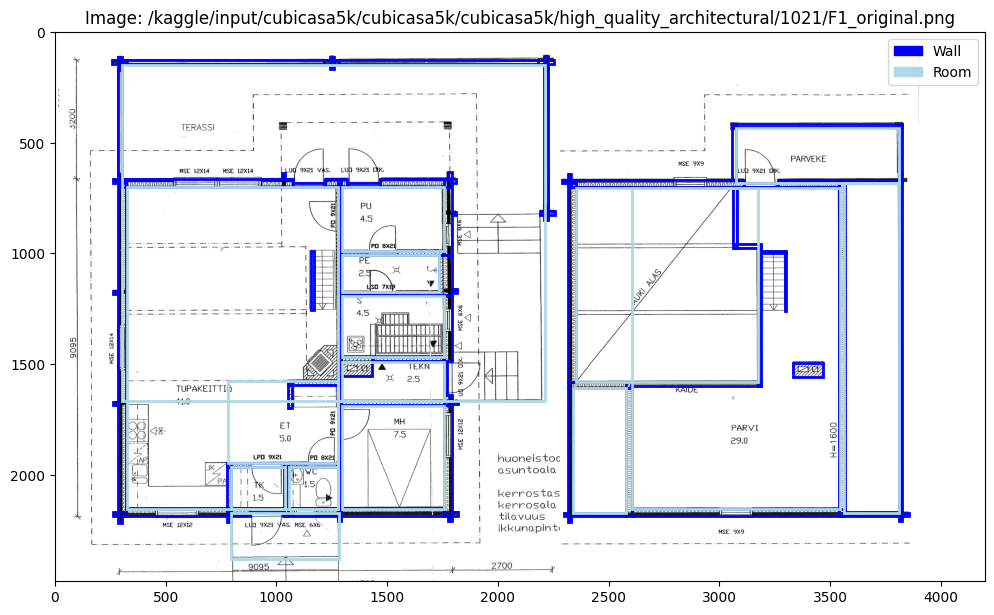
#> input picture AI/ref/floorplan-detection-main/floorplan-detection-main/examples/image.png, 994 x 615 px
$ python unified_detector.py ref/floorplan-detection-main/floorplan-detection-main/examples/image.png out.png
#> lines starting #> are read from the running program, lines starting #| are printed output that depends on the picture; after the words box and inside, x2 and y2 are one past the last pixel; in counts of white or black regions, pixels touching at a corner belong together
"""
Unified Floor Plan Detection Pipeline

Combines multiple detection methods for maximum accuracy:
- Roboflow: Doors, Windows (ML-based)
- OpenCV: Walls (Hough lines), Rooms (contours)
- Tesseract: Room names/numbers (OCR)

Output: Navigation graph with named nodes
"""

import cv2
import numpy as np
from typing import List, Dict, Tuple, Optional
import json
import os
import sys

# Add parent directory for imports
sys.path.insert(0, os.path.dirname(os.path.dirname(os.path.abspath(__file__))))

try:
    import pytesseract
    # Set Tesseract path for Windows
    tesseract_paths = [
        r'C:\Program Files\Tesseract-OCR\tesseract.exe',
        r'C:\Program Files (x86)\Tesseract-OCR\tesseract.exe',
    ]
    for path in tesseract_paths:
        if os.path.exists(path):
            pytesseract.pytesseract.tesseract_cmd = path
            break
except ImportError:
    pytesseract = None
    print("Warning: pytesseract not installed. OCR will be disabled.")


class FloorPlanDetector:
    """
    Unified floor plan detection combining ML and traditional CV.
    """

    def __init__(self, roboflow_api_key: str = None, roboflow_model_id: str = None):
        self.roboflow_api_key = roboflow_api_key
        self.roboflow_model_id = roboflow_model_id

    def detect_all(self, image: np.ndarray) -> Dict:
        """
        Run complete detection pipeline on a floor plan image.

        Returns:
            Dict with walls, rooms, doors, windows, stairs, hallways, and texts
        """
        img_h, img_w = image.shape[:2]
        gray = cv2.cvtColor(image, cv2.COLOR_BGR2GRAY) if len(image.shape) == 3 else image

        # Preprocess
        processed = self._preprocess(gray)

        # Detect elements
        walls = self._detect_walls(processed)
        rooms = self._detect_rooms(processed, walls, img_w, img_h)
        doors = self._detect_doors(processed, walls)
        hallways = self._detect_hallways(processed)
        stairs = self._detect_stairs(processed)

        # OCR for room names
        texts = self._extract_text(image)

        # Associate text with rooms
        rooms = self._associate_text_with_rooms(rooms, texts)

        return {
            "walls": walls,
            "rooms": rooms,
            "doors": doors,
            "hallways": hallways,
            "stairs": stairs,
            "texts": texts,
            "imageSize": {"width": img_w, "height": img_h}
        }

    def _preprocess(self, gray: np.ndarray) -> np.ndarray:
        """Preprocess image for detection."""
        # Denoise
        denoised = cv2.fastNlMeansDenoising(gray, None, 10, 7, 21)

        # Adaptive threshold for better line detection
        binary = cv2.adaptiveThreshold(
            denoised, 255, cv2.ADAPTIVE_THRESH_GAUSSIAN_C,
            cv2.THRESH_BINARY_INV, 11, 2
        )

        return binary

    def _detect_walls(self, binary: np.ndarray) -> List[Dict]:
        """Detect walls using Hough Line Transform."""
        # Detect lines
        lines = cv2.HoughLinesP(
            binary, rho=1, theta=np.pi/180, threshold=50,
            minLineLength=30, maxLineGap=10
        )

        walls = []
        if lines is not None:
            for i, line in enumerate(lines):
                x1, y1, x2, y2 = line[0]
                length = np.sqrt((x2-x1)**2 + (y2-y1)**2)

                # Filter short lines
                if length < 20:
                    continue

                walls.append({
                    "id": f"wall_{i+1}",
                    "position": {
                        "start": {"x": float(x1), "y": float(y1)},
                        "end": {"x": float(x2), "y": float(y2)}
                    },
                    "length": float(length),
                    "type": "wall"
                })

        return walls

    def _detect_rooms(self, binary: np.ndarray, walls: List[Dict],
                      img_w: int, img_h: int) -> List[Dict]:
        """Detect rooms as enclosed contours."""
        # Close gaps in walls
        kernel = cv2.getStructuringElement(cv2.MORPH_RECT, (5, 5))
        closed = cv2.morphologyEx(binary, cv2.MORPH_CLOSE, kernel, iterations=2)

        # Invert to find enclosed spaces
        inverted = cv2.bitwise_not(closed)

        # Find contours (rooms are enclosed spaces)
        contours, hierarchy = cv2.findContours(
            inverted, cv2.RETR_TREE, cv2.CHAIN_APPROX_SIMPLE
        )

        rooms = []
        total_area = img_w * img_h
        min_room_area = total_area * 0.002   # Min 0.2% of image (increased from 0.1%)
        max_room_area = total_area * 0.15    # Max 15% of image (reduced from 50%)

        for i, contour in enumerate(contours):
            area = cv2.contourArea(contour)

            # Filter by area - exclude very small and very large (building outline)
            if area < min_room_area or area > max_room_area:
                continue

            # Get bounding box
            x, y, w, h = cv2.boundingRect(contour)

            # Filter very thin rectangles (likely corridors, not rooms)
            aspect_ratio = max(w, h) / min(w, h) if min(w, h) > 0 else 999
            if aspect_ratio > 4:  # Reduced from 5 - stricter filtering
                continue

            # Filter by solidity (ratio of contour area to convex hull area)
            hull = cv2.convexHull(contour)
            hull_area = cv2.contourArea(hull)
            solidity = area / hull_area if hull_area > 0 else 0
            if solidity < 0.5:  # Rooms should be fairly solid shapes
                continue

            # Calculate center
            M = cv2.moments(contour)
            if M["m00"] > 0:
                cx = int(M["m10"] / M["m00"])
                cy = int(M["m01"] / M["m00"])
            else:
                cx, cy = x + w // 2, y + h // 2

            rooms.append({
                "id": f"room_{i+1}",
                "name": f"Room {len(rooms)+1}",  # Will be updated by OCR
                "position": {
                    "start": {"x": float(x), "y": float(y)},
                    "end": {"x": float(x + w), "y": float(y + h)}
                },
                "center": {"x": float(cx), "y": float(cy)},
                "area": float(area),
                "solidity": float(solidity),
                "type": "room"
            })

        return rooms

    def _detect_doors(self, binary: np.ndarray, walls: List[Dict]) -> List[Dict]:
        """Detect doors by finding gaps in walls with arc shapes."""
        doors = []

        # Find small curved contours (door swing arcs)
        contours, _ = cv2.findContours(
            binary, cv2.RETR_EXTERNAL, cv2.CHAIN_APPROX_SIMPLE
        )

        for i, contour in enumerate(contours):
            area = cv2.contourArea(contour)
            perimeter = cv2.arcLength(contour, True)

            if perimeter == 0:
                continue

            circularity = 4 * np.pi * area / (perimeter ** 2)

            # Doors have arc-like shapes (partial circles)
            if 0.1 < circularity < 0.7 and 100 < area < 5000:
                x, y, w, h = cv2.boundingRect(contour)

                # Check if near a wall gap
                cx, cy = x + w // 2, y + h // 2

                doors.append({
                    "id": f"door_{i+1}",
                    "hinge": {"x": float(cx), "y": float(cy)},
                    "width": float(max(w, h)),
                    "swing_angle": 90,
                    "type": "door"
                })

        return doors

    def _detect_hallways(self, binary: np.ndarray) -> List[Dict]:
        """Detect hallways as long narrow corridors."""
        # Find long horizontal/vertical lines
        horizontal_kernel = cv2.getStructuringElement(cv2.MORPH_RECT, (50, 1))
        vertical_kernel = cv2.getStructuringElement(cv2.MORPH_RECT, (1, 50))

        horizontal = cv2.morphologyEx(binary, cv2.MORPH_OPEN, horizontal_kernel)
        vertical = cv2.morphologyEx(binary, cv2.MORPH_OPEN, vertical_kernel)

        hallways = []

        # Process horizontal hallways
        contours, _ = cv2.findContours(horizontal, cv2.RETR_EXTERNAL, cv2.CHAIN_APPROX_SIMPLE)
        for i, contour in enumerate(contours):
            x, y, w, h = cv2.boundingRect(contour)
            if w > 100:  # Minimum hallway length
                hallways.append({
                    "id": f"hallway_h_{i+1}",
                    "orientation": "horizontal",
                    "polyline": [
                        {"x": float(x), "y": float(y + h // 2)},
                        {"x": float(x + w), "y": float(y + h // 2)}
                    ],
                    "type": "hallway"
                })

        # Process vertical hallways
        contours, _ = cv2.findContours(vertical, cv2.RETR_EXTERNAL, cv2.CHAIN_APPROX_SIMPLE)
        for i, contour in enumerate(contours):
            x, y, w, h = cv2.boundingRect(contour)
            if h > 100:
                hallways.append({
                    "id": f"hallway_v_{i+1}",
                    "orientation": "vertical",
                    "polyline": [
                        {"x": float(x + w // 2), "y": float(y)},
                        {"x": float(x + w // 2), "y": float(y + h)}
                    ],
                    "type": "hallway"
                })

        return hallways

    def _detect_stairs(self, binary: np.ndarray) -> List[Dict]:
        """Detect stairs as parallel line patterns."""
        stairs = []

        # Find parallel horizontal lines (stair steps)
        horizontal_kernel = cv2.getStructuringElement(cv2.MORPH_RECT, (20, 1))
        steps = cv2.morphologyEx(binary, cv2.MORPH_OPEN, horizontal_kernel)

        contours, _ = cv2.findContours(steps, cv2.RETR_EXTERNAL, cv2.CHAIN_APPROX_SIMPLE)

        # Group nearby horizontal lines
        step_lines = []
        for contour in contours:
            x, y, w, h = cv2.boundingRect(contour)
            if 15 < w < 100 and h < 10:
                step_lines.append((x, y, w, h))

        # Find groups of parallel lines (stairs)
        if len(step_lines) >= 3:
            step_lines.sort(key=lambda s: s[1])  # Sort by y

            groups = []
            current_group = [step_lines[0]]

            for i in range(1, len(step_lines)):
                prev = step_lines[i - 1]
                curr = step_lines[i]

                # Check if same stair group (similar x, consecutive y)
                if abs(curr[0] - prev[0]) < 30 and 5 < (curr[1] - prev[1]) < 30:
                    current_group.append(curr)
                else:
                    if len(current_group) >= 3:
                        groups.append(current_group)
                    current_group = [curr]

            if len(current_group) >= 3:
                groups.append(current_group)

            for i, group in enumerate(groups):
                xs = [s[0] for s in group]
                ys = [s[1] for s in group]
                ws = [s[2] for s in group]
                hs = [s[3] for s in group]

                stairs.append({
                    "id": f"stair_{i+1}",
                    "bbox": {
                        "x": float(min(xs)),
                        "y": float(min(ys)),
                        "width": float(max(xs) + max(ws) - min(xs)),
                        "height": float(max(ys) + max(hs) - min(ys))
                    },
                    "step_count": len(group),
                    "type": "stair"
                })

        return stairs

    def _extract_text(self, image: np.ndarray) -> List[Dict]:
        """Extract text using Tesseract OCR."""
        if pytesseract is None:
            return []

        # Convert to grayscale if needed
        if len(image.shape) == 3:
            gray = cv2.cvtColor(image, cv2.COLOR_BGR2GRAY)
        else:
            gray = image

        # Preprocess for OCR
        _, binary = cv2.threshold(gray, 0, 255, cv2.THRESH_BINARY + cv2.THRESH_OTSU)

        try:
            ocr_data = pytesseract.image_to_data(
                binary, lang='eng', output_type=pytesseract.Output.DICT,
                config='--psm 11'
            )
        except Exception as e:
            print(f"OCR error: {e}")
            return []

        texts = []
        for i in range(len(ocr_data['text'])):
            text = ocr_data['text'][i].strip()
            conf = int(ocr_data['conf'][i])

            if not text or conf < 60:
                continue

            x = int(ocr_data['left'][i])
            y = int(ocr_data['top'][i])
            w = int(ocr_data['width'][i])
            h = int(ocr_data['height'][i])

            texts.append({
                "text": text,
                "position": {"x": float(x), "y": float(y)},
                "size": {"width": float(w), "height": float(h)},
                "center": {"x": float(x + w // 2), "y": float(y + h // 2)},
                "confidence": conf
            })

        return texts

    # [236 lines left out: functions _associate_text_with_rooms, build_navigation_graph, _create_edges, _crosses_wall, _segments_intersect, not called in this run]


def process_floor_plan(image_path: str, output_path: str = None) -> Dict:
    """
    Process a floor plan image and return detection + graph.

    Args:
        image_path: Path to floor plan image
        output_path: Optional path to save JSON output

    Returns:
        Dict with detections and navigation graph
    """
    # Load image
    image = cv2.imread(image_path)
    if image is None:
        raise ValueError(f"Could not load image: {image_path}")

    # Run detection
    detector = FloorPlanDetector()
    detections = detector.detect_all(image)

    # Build navigation graph
    graph = detector.build_navigation_graph(detections)

    result = {
        "detections": detections,
        "navigationGraph": graph
    }

    # Save if output path provided
    if output_path:
        with open(output_path, 'w', encoding='utf-8') as f:
            # Remove contours (not JSON serializable as numpy arrays)
            for room in result["detections"]["rooms"]:
                if "contour" in room:
                    del room["contour"]
            json.dump(result, f, indent=2)
        print(f"Saved to: {output_path}")

    return result


if __name__ == "__main__":
    if len(sys.argv) < 2:
        print("Usage: python unified_detector.py <image_path> [output_path]")
        sys.exit(1)

    image_path = sys.argv[1]
    output_path = sys.argv[2] if len(sys.argv) > 2 else None

    if not output_path:
        base = os.path.splitext(image_path)[0]
        output_path = f"{base}_detection.json"

    result = process_floor_plan(image_path, output_path)
#> in process_floor_plan, image is the input picture: shape (615, 994, 3); mean B, G, R 244.6, 236.5, 234.9
#> in detect_all, `gray = cv2.cvtColor(image, cv2.COLOR_BGR2GRAY) if len(image.shape) == ..`:
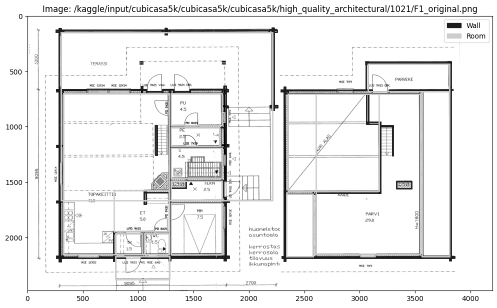
#> gray: shape (615, 994) (shown at 1/2 size); min 0, max 255, mean 236.9
#> in _preprocess, `binary = cv2.adaptiveThreshold( denoised, 255, cv2.ADAPTIVE_THRESH_GAU..`:
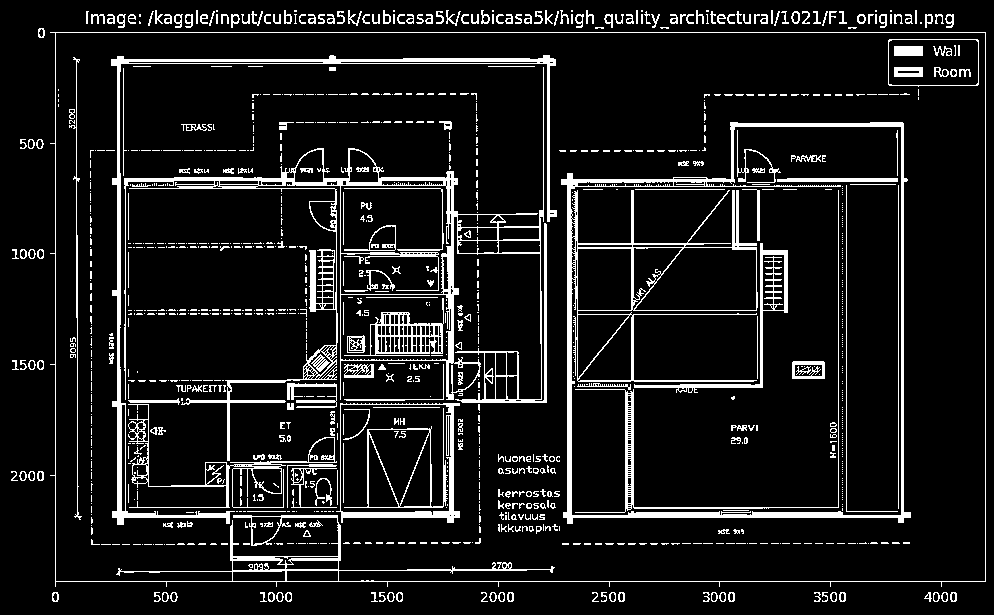
#> binary: shape (615, 994); 10% white; 1134 white regions (834 under 20 px), largest, box (x1, y1, x2, y2) and area: (124, 67, 547, 461) 10028, (561, 122, 911, 524) 9901, (111, 55, 557, 525) 5183
#> in _detect_walls, `lines = cv2.HoughLinesP( binary, rho=1, theta=np.pi/180, threshold=50,..`: lines = 432 rows, first 6: [55, 581, 985, 581], [38, 32, 985, 32], [563, 517, 910, 517], [112, 516, 459, 516], [499, 515, 544, 515], [774, 179, 907, 179]
#> the loop in _detect_walls, `for i, line in enumerate(lines):` made 432 passes
#> (x1, y1, x2, y2, length) on passes 1 to 3: (55, 581, 985, 581, 930), (38, 32, 985, 32, 947), (563, 517, 910, 517, 347)
#> after the loop in _detect_walls, `for i, line in enumerate(lines):`: walls = 432 items
#> in _detect_rooms, `closed = cv2.morphologyEx(binary, cv2.MORPH_CLOSE, kernel, iterations=2)`:
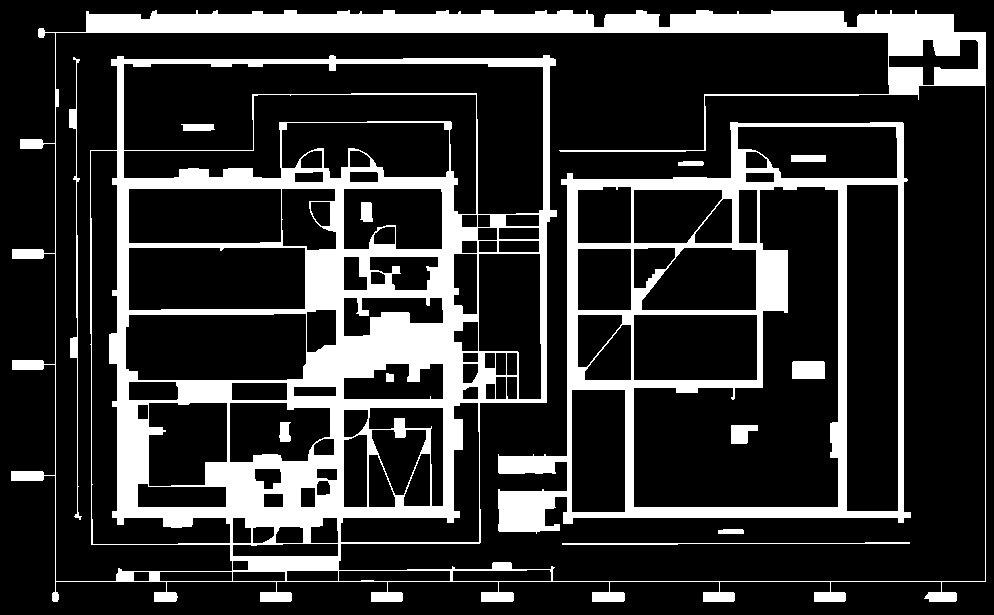
#> closed: shape (615, 994); 19.8% white; 13 white regions, largest, box (x1, y1, x2, y2) and area: (11, 10, 986, 602) 88279, (498, 122, 911, 534) 29180, (69, 57, 82, 520) 885
#> in _detect_rooms, `contours, hierarchy = cv2.findContours( inverted, cv2.RETR_TREE, cv2.C..`: contours = 105 contours; largest, box (x1, y1, x2, y2) and area: (0, 0, 994, 615) 609702, (10, 9, 987, 603) 534112, (56, 33, 985, 581) 281744, (497, 121, 912, 535) 128623, (634, 187, 838, 507) 36882
#> the loop in _detect_rooms, `for i, contour in enumerate(contours):` made 105 passes
#> (area, x, y, w, h, aspect_ratio, hull_area, solidity) on passes 17, 24, 25, 30, 32, 41, 48, 50: (1680.5, 138, 484, 88, 23, 3.83, 1797, 0.935), (1515.5, 344, 435, 23, 72, 3.13, 1527, 0.992), (2013.5, 372, 430, 54, 65, 1.2, 2160.5, 0.932), (4819, 230, 403, 100, 59, 1.69, 5321, 0.906), (5596.5, 149, 403, 78, 83, 1.06, 6022, 0.929), (2559.5, 344, 364, 99, 35, 2.83, 3038, 0.842), (11280, 126, 314, 180, 66, 2.73, 11442, 0.986), (2085, 344, 298, 99, 38, 2.61, 3105.5, 0.671)
#> after the loop in _detect_rooms, `for i, contour in enumerate(contours):`: rooms = 27 items
#> in _detect_doors, `contours, _ = cv2.findContours( binary, cv2.RETR_EXTERNAL, cv2.CHAIN_A..`: contours = 156 contours, 67 with area under 20; largest, box (x1, y1, x2, y2) and area: (50, 32, 986, 587) 510583, (791, 11, 800, 24) 78, (945, 14, 954, 28) 71, (185, 14, 193, 28) 68, (174, 14, 183, 28) 68
#> the loop in _detect_doors, `for i, contour in enumerate(contours):` made 156 passes
#> (area, perimeter, circularity) on passes 1 to 3: (50, 27.66, 0.821), (47, 26.49, 0.842), (47, 26.49, 0.842)
#> in _detect_hallways, `horizontal = cv2.morphologyEx(binary, cv2.MORPH_OPEN, horizontal_kernel)`:
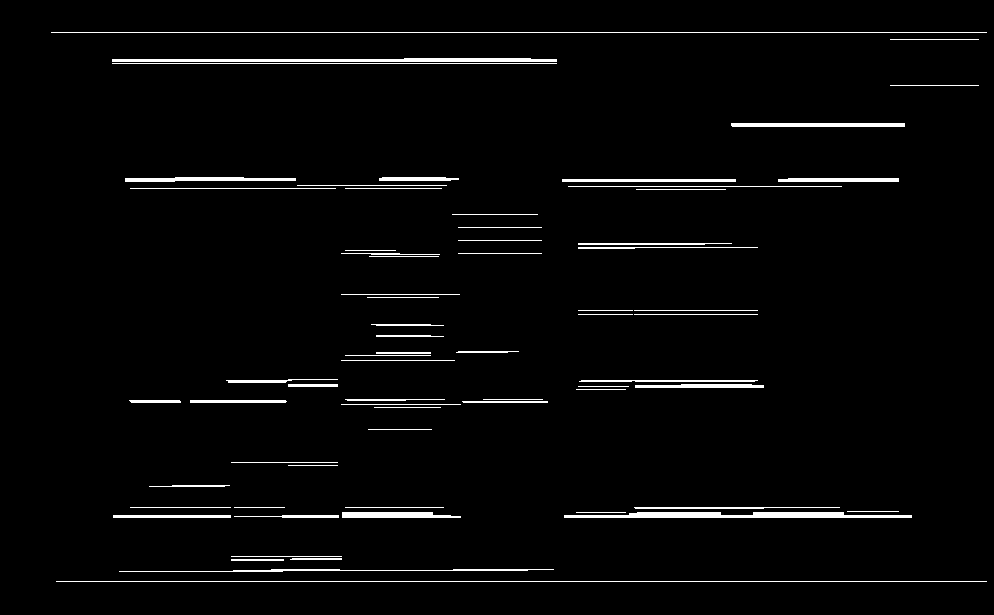
#> horizontal: shape (615, 994); 2.7% white; 68 white regions, largest, box (x1, y1, x2, y2) and area: (564, 512, 912, 518) 1585, (112, 58, 557, 62) 1462, (51, 32, 987, 33) 936
#> in _detect_hallways, `vertical = cv2.morphologyEx(binary, cv2.MORPH_OPEN, vertical_kernel)`:
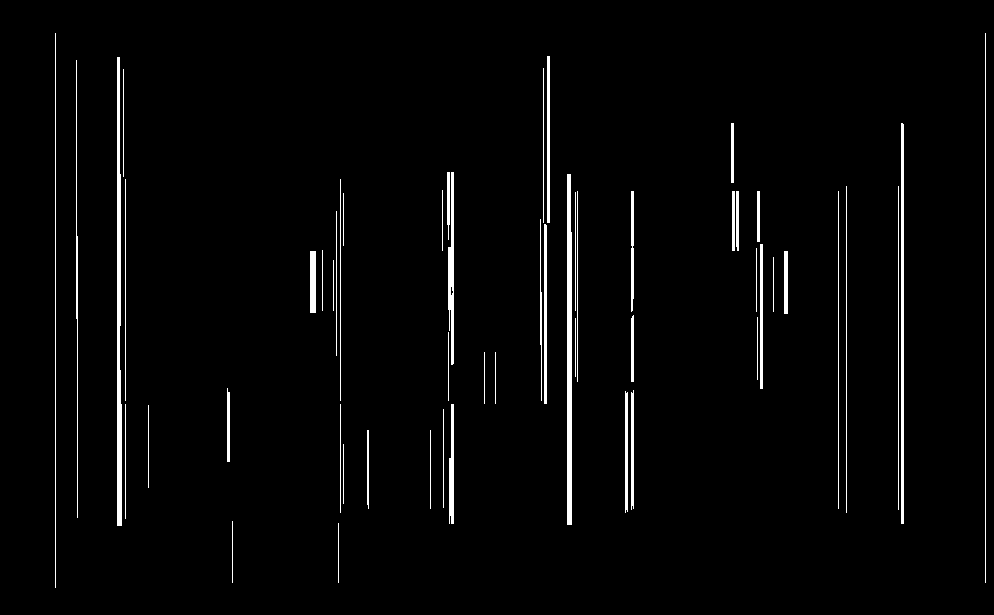
#> vertical: shape (615, 994); 2.6% white; 54 white regions, largest, box (x1, y1, x2, y2) and area: (117, 57, 122, 526) 1837, (567, 174, 572, 525) 1697, (901, 123, 904, 524) 1202
#> the loop in _detect_hallways, `for i, contour in enumerate(contours):` made 68 passes
#> contour on passes 1, 3, 5, 7, 9, 11, 13, 14: [[56, 581], [986, 581]], [[231, 559], [231, 560], [283, 560], [283, 559]], [[231, 556], [341, 556]], [[113, 515], [113, 517], [230, 517], [230, 515]], [[576, 512], [625, 512]], [[847, 511], [898, 511]], [[345, 507], [443, 507]], [[234, 507], [284, 507]]
#> the loop in _detect_hallways, `for i, contour in enumerate(contours):` made 54 passes
#> contour on passes 1, 2, 3, 4, 6, 7, 9, 10: [[338, 523], [338, 582]], [[232, 521], [232, 582]], [[343, 444], [343, 503]], [[430, 430], [430, 508]], [[443, 409], [443, 507]], [[148, 405], [148, 487]], [[340, 404], [340, 512]], [[125, 404], [125, 518]]
#> (the rest of the program and of its run is left out)
